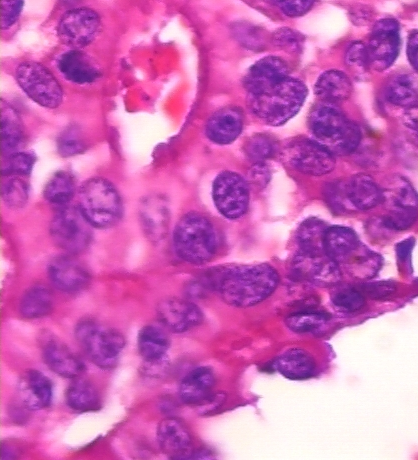
#> input picture images/img400x_5_recorte_horizontal/img400x_1.png, 418 x 460 px
$ jupyter execute --allow-errors SIFT.ipynb   (older library calls are emulated)
#> lines starting #> are read from the running program, lines starting #| are printed output that depends on the picture
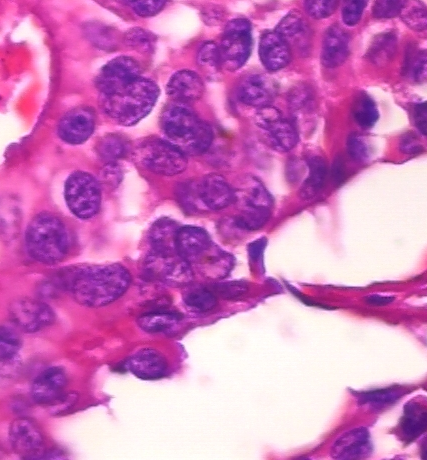
#> input picture images/img400x_5_recorte_horizontal/img400x_2.png, 427 x 460 px
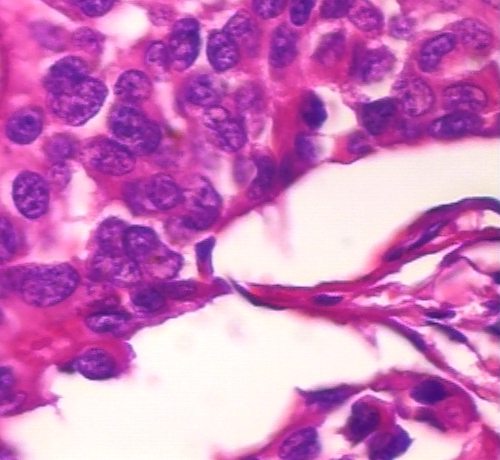
#> input picture images/img400x_5_recorte_horizontal/img400x_3.png, 500 x 460 px
#> `shanghai = [`: shanghai = 3 items
[cell 1]
import timeit
import cv2
import numpy as np
import matplotlib.pyplot as plt


class Matcher:
    def __init__(self):
        self.surf = cv2.xfeatures2d.SURF_create()
        index_params = dict(algorithm=0, trees=5)
        search_params = dict(checks=50)
        self.flann = cv2.FlannBasedMatcher(index_params, search_params)

    # [30 lines left out: functions match, get_SURF_features, not called in this run]


class Stitcher:
    def __init__(
        self,
        number_of_images,
        crop_x_min=None,
        crop_x_max=None,
        crop_y_min=None,
        crop_y_max=None,
    ):

        self.matcher_obj = Matcher()
        self.homography_cache = {}
        self.overlay_cache = {}

        self.count = number_of_images

        self.crop_x_min = crop_x_min
        self.crop_x_max = crop_x_max
        self.crop_y_min = crop_y_min
        self.crop_y_max = crop_y_max

    # [138 lines left out: functions stitch, prepare_lists, get_homography, left_shift, right_shift, blend_images, not called in this run]


#> (the rest of this cell did not finish here and is left out)
